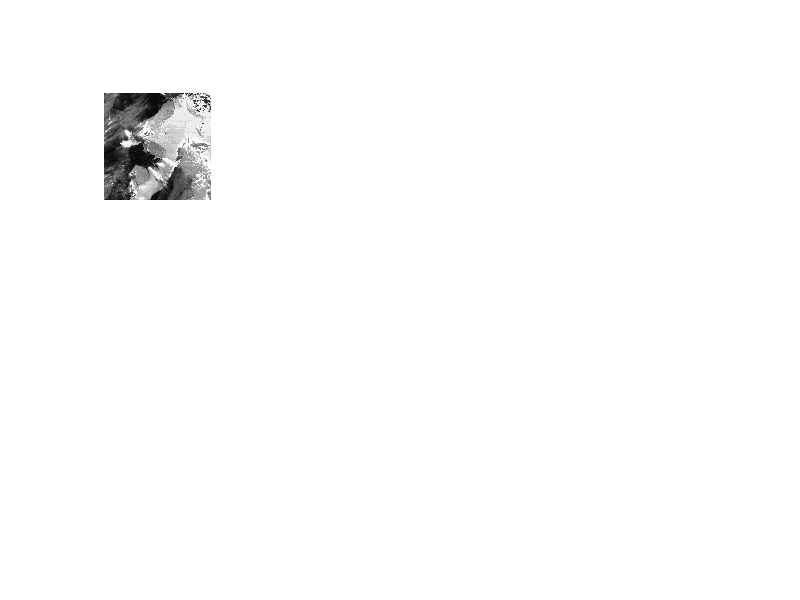

This figure's MATLAB source: (Note: this script raises an error after producing the figure.)
% Tyler Barbero
% SIO135 Lab 6, May 21st, Spring 2019
% This mfile provides skeleton code to perform  image classification
% of a 7-band MODIS scene.
%
clear, clf, clc;
%
% PROBLEM 1) READ IN THE IMAGE AND LOOK AT THE BANDS
% read in and look at all 7 bands with imagesc
%

red  = uint8(load('modis1.dat'));
nir  = uint8(load('modis2.dat'));
blue  = uint8(load('modis3.dat'));
green = uint8(load('modis4.dat'));
mir1 = uint8(load('modis5.dat'));
mir2  = uint8(load('modis6.dat'));
mir3 = uint8(load('modis7.dat'));


%
% look at each band separately and an rgb image
%
figure(1)
subplot(2,4,1),imshow(histeq(red)),colorbar('horiz'),title('red');
subplot(2,4,2),imshow(histeq(nir)),colorbar('horiz'),title('nir');
subplot(2,4,3),imshow(histeq(blue)),colorbar('horiz'),title('blue');
subplot(2,4,4),imshow(histeq(green)),colorbar('horiz'),title('green');
subplot(2,4,5),imshow(histeq(mir1)),colorbar('horiz'),title('mir1');
subplot(2,4,6),imshow(histeq(mir2)),colorbar('horiz'),title('mir2');
subplot(2,4,7),imshow(histeq(mir3)),colorbar('horiz'),title('mir3');
subplot(2,4,8),imshow(cat(3,histeq(red),histeq(green),histeq(blue))),title('RBG Composite');

pause;
% PROBLEM 2) CREATE A TRAINING SET
% 5 regions: sea ice, clouds, region of dis, ice shelf, ocean
% Identify the location (row,column) of "training pixels" and assign them a "group number":
% You will need to identify at least 2 training pixels per
% group''''''''''''''''''''''''''''''''''
%

% Each line of tpix should have 3 numbers in the following format:    
%     row,col,group
%      ^   ^  ^
%
tpix=[286,113,1; ... % Group 1: Sea Ice
312,137,1; ... 
73,223,1; ...
281,376,2; ... % Group 2: Clouds
341,298,2; ...
193,339,2; ...
199,184,3; ... % Group 3: Region of Disintegration
218,195,3; ...
191,177,3; ...
121,165,4; ... % Group 4: Ice Shelf
150,263,4; ...
85,299,4; ...
232,122,5; ... % Group 5: Open Ocean
210,136,5; ...
254,117,5];

 row=tpix(:,1);   % y-value
 col=tpix(:,2);   % x-value
 group=tpix(:,3); % group number
 ngroup=max(group);

%
% From these pixels, make a training set consisting of each training pixel's band values
% "train" should have the same number of rows as the number of training pixels, and the
% same number of columns as number of bands (in the Landsat and MODIS case, 7).  
%   
 train=[];
 for i=1:length(group)
     train=[train; red(row(i),col(i)), nir(row(i),col(i)), blue(row(i),col(i))...
         ,green(row(i),col(i)), mir1(row(i),col(i)), mir2(row(i),col(i)), mir3(row(i),col(i))];
 end

% 
% PROBLEM 3A) PREPARE DATA FOR CLASSIFICATION
% Reshape image into one long vector of pixel band values.
% Convert from uint8 to double for classification.

   nx=400;
   ny=400;
   N=nx*ny;
   nz=7;
   AllPix=[reshape(red,N,1),reshape(nir,N,1),reshape(blue,N,1),reshape(green,N,1),...
       reshape(mir1,N,1),reshape(mir2,N,1),reshape(mir3,N,1)];
   AllPix=double(AllPix);
   train=double(train);
   
%
% PROBLEM 3B) CLASSIFY THE IMAGE
% Classify the image. Matlab's "classify" function requires the Statistics toolbox.
%   train and sample'Allpix?' must have same number of columns.
%   train and group must have same number of rows.
%   misfit is nx-by-ny-by-ngroups and has probability (0-1) that each is a member of that group
% This may take up to a minute.  tic and toc will time the calculation
%
%
% Perform classification
%
tic
[class,err,misfit]=classify(AllPix,train,group);
toc

%
% PROBLEM 3C) LOOK AT THE CLASSIFIED IMAGE
% Reshape the Class vector and Each group error vetor (Nx1) back into an nx x ny matrix.
%
class=reshape(class,nx,ny);
misfit=reshape(misfit,nx,ny,ngroup);
%
% Visualize the classification.
% You could do this with any colormap, or you can make your own with RGB values
% for each Group Number that make sense to you. Feel free to use the map below
% or make your own.
%   
   map=[1,0.96863,0.92157;...          % Group 1: Clouds
        0.72941,0.83137,0.95686;...    % Group 2: Sea Ice
        0,0.74902,0.74902;...          % Group 3: Floating Ice Shelf
        0.95294,0.87059,0.73333;...    % Group 4: Land Ice - I named it Disint.Region
        0.078431,0.16863,0.54902];     % Group 5: Open Ocean

figure(2),clf,colormap(map)
image(class),colorbar
title({'First Pixel Classification';'LightBlue: Clouds, LightTan: Sea Ice, Tan: Floating Ice Shelf, Teal: Disint.Region, DarkBlue: Open Ocean)'})

% The classification makes sense except that the sea ice extends into where
% the ocean is. The ocean pixels(dark blue) are mostly in a group, 
% with some smaller dark blue pixels scattered. The clouds(light blue) are
% also somewhat in groups but they are definitely more scattered due to the 
% clouds themselves being more spaced out and spread out among the image.



% PROBLEM 3) OPTIONAL: LOOK AT THE MISFIT
figure(3),clf,
   subplot(2,3,1),imagesc(misfit(:,:,1)),colorbar,title('Clouds')
   subplot(2,3,2),imagesc(misfit(:,:,2)),colorbar,title('Sea Ice')
   subplot(2,3,3),imagesc(misfit(:,:,3)),colorbar,title('Ice Shelf')
   subplot(2,3,4),imagesc(misfit(:,:,4)),colorbar,title('Land Ice')
   subplot(2,3,5),imagesc(misfit(:,:,5)),colorbar,title('Ocean')
   
  M=max(misfit,[],3);
   figure(4),clf
   imagesc(M),colorbar,title('Bad Pixels: max fit (1=perfect,0=bad)');

% Find the location of pixels that aren't fit well by any of the classes (max fit < 0.9)
% Change the classification (group number) of these pixels to a new group
%

   I=find(M<0.90);
   class2=class;
   class2(I)=ngroup+1;
   
   map2=[1,0.96863,0.92157;...          %  Group 1: Clouds
        0.72941,0.83137,0.95686;...    %  Group 2: Sea Ice
        0,0.74902,0.74902;...          % Group 3: Floating Ice Shelf
        0.95294,0.87059,0.73333;...    % Group 4: Land Ice - I named it Disint.Region
        0.078431,0.16863,0.54902;...    %  Group 5: Open Ocean
        0,0,0];                          %  Group 6: Bad Pixels
    
  figure(5),imagesc(class2),colormap(map2),colorbar, 
  title({'First training pixel classification + poor fit pixels';'LightBlue: Clouds, LightTan: Sea Ice, Tan: Floating Ice Shelf, Teal: Disint.Region, DarkBlue: Open Ocean)'});
  
% The pixels that didnt fit well with any of the training pixels are very
% little and mainly spread out across the image in single pixels and the error is usually
% from wherever two groups are on top of eachother.



% PROBLEM 4) Optional: REDO CLASSIFICATION WITH DIFFERENT TRAINING SET
% sea ice, clouds, region of dis, ice shelf, ocean

tpix2=[278,124,1;...% Region 1: Sea Ice
    302,138,1;...
    111,183,1;...
    248,317,2;...% Region 2: Clooooouds
    335,303,2;...
    80,86,2;...
    193,178,3;...% Region 3: Disintegration Region
    231,206,3;...
    208,152,3;...
    238,256,4;...% Region 4: Ice Shelf
    163,204,4;...
    222,395,4;...
    233,124,5;...% Region 5: Open Ocean
    19,204,5;...
    389,192,5];

row=tpix2(:,1);   % y-value
 col=tpix2(:,2);   % x-value
 group=tpix2(:,3); % group number
 ngroup=max(group);
 
 train=[];
 for i=1:length(group)
     train=[train; red(row(i),col(i)), nir(row(i),col(i)), blue(row(i),col(i))...
         ,green(row(i),col(i)), mir1(row(i),col(i)), mir2(row(i),col(i)), mir3(row(i),col(i))];
 end
    
nx=400;
   ny=400;
   N=nx*ny;
   nz=7;
   AllPix=[reshape(red,N,1),reshape(nir,N,1),reshape(blue,N,1),reshape(green,N,1),...
       reshape(mir1,N,1),reshape(mir2,N,1),reshape(mir3,N,1)];
   AllPix=double(AllPix);
   train=double(train);
   
tic
[class,err,misfit]=classify(AllPix,train,group);
toc

class=reshape(class,nx,ny);
misfit=reshape(misfit,nx,ny,ngroup);

figure(6),clf,colormap(map)
image(class),colorbar
title('Second Training Pixel Classification (better)')

% Using a different classification, I think I got a better result. The ocean
% is much more distinct and the clouds are less scattered and together. The ice shelf is
% not scattered at all and aligns pretty much perfectly with the orig pic.
% The only problem is that the disintergrated region of the ice shelf is
% pretty scattered and not only in one place. Overall, I think this one is
% better because I chose more diverse points for the training pixels for
% each group.
    
    
